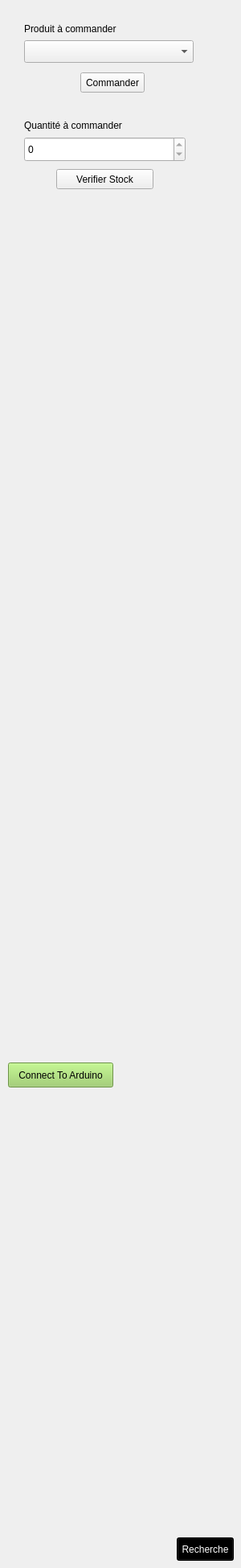
           <widget class="QWidget" name="tab_7">
            <attribute name="title">
             <string>Arduino</string>
            </attribute>
            <widget class="QPushButton" name="pushButton_connectarduino">
             <property name="geometry">
              <rect>
               <x>10</x>
               <y>1320</y>
               <width>131</width>
               <height>31</height>
              </rect>
             </property>
             <property name="styleSheet">
              <string notr="true">color: rgb(0, 0, 0);
background-color: rgb(150, 205, 95);</string>
             </property>
             <property name="text">
              <string>Connect To Arduino</string>
             </property>
            </widget>
            <widget class="QLabel" name="label_23">
             <property name="geometry">
              <rect>
               <x>30</x>
               <y>20</y>
               <width>201</width>
               <height>31</height>
              </rect>
             </property>
             <property name="styleSheet">
              <string notr="true">font: 12pt &quot;Segoe UI&quot;;


color: rgb(0, 0, 0);
background-color: transparent;</string>
             </property>
             <property name="text">
              <string>Produit à commander</string>
             </property>
            </widget>
            <widget class="QPushButton" name="pushButton_recherche_produit_3">
             <property name="geometry">
              <rect>
               <x>220</x>
               <y>1910</y>
               <width>71</width>
               <height>29</height>
              </rect>
             </property>
             <property name="styleSheet">
              <string notr="true">color: rgb(255, 255, 255);
background-color: rgb(0, 0, 0);</string>
             </property>
             <property name="text">
              <string>Recherche</string>
             </property>
            </widget>
            <widget class="QComboBox" name="comboBox_produit_3">
             <property name="geometry">
              <rect>
               <x>30</x>
               <y>50</y>
               <width>211</width>
               <height>28</height>
              </rect>
             </property>
             <property name="styleSheet">
              <string notr="true">font: 11pt &quot;Segoe UI&quot;;</string>
             </property>
             <item>
              <property name="text">
               <string/>
              </property>
             </item>
            </widget>
            <widget class="QSpinBox" name="spinBox">
             <property name="geometry">
              <rect>
               <x>30</x>
               <y>170</y>
               <width>201</width>
               <height>31</height>
              </rect>
             </property>
             <property name="readOnly">
              <bool>true</bool>
             </property>
             <property name="maximum">
              <number>100000</number>
             </property>
            </widget>
            <widget class="QPushButton" name="pushButton_Commander">
             <property name="geometry">
              <rect>
               <x>100</x>
               <y>90</y>
               <width>80</width>
               <height>25</height>
              </rect>
             </property>
             <property name="text">
              <string>Commander</string>
             </property>
            </widget>
            <widget class="QLabel" name="label_24">
             <property name="geometry">
              <rect>
               <x>30</x>
               <y>140</y>
               <width>221</width>
               <height>31</height>
              </rect>
             </property>
             <property name="styleSheet">
              <string notr="true">font: 12pt &quot;Segoe UI&quot;;


color: rgb(0, 0, 0);
background-color: transparent;</string>
             </property>
             <property name="text">
              <string>Quantité à commander</string>
             </property>
            </widget>
            <widget class="QPushButton" name="pushButton_verify">
             <property name="geometry">
              <rect>
               <x>70</x>
               <y>210</y>
               <width>121</width>
               <height>25</height>
              </rect>
             </property>
             <property name="text">
              <string>Verifier Stock</string>
             </property>
            </widget>
           </widget>
